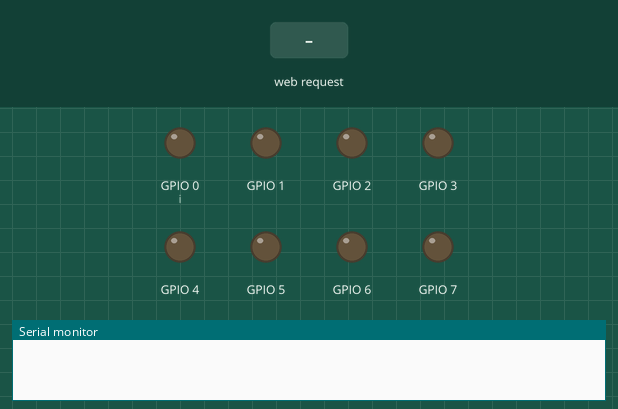
Recording of a sketch running on a simulated ESP8266 (NodeMCU). Shown: output pins drawn as LEDs (lit = HIGH), the last lines printed to the serial monitor. The inputs (shaded band) are chosen by the test bench. WiFi joins after 1.5 s; servers stay silent unless stated.

Above: at 2.7 s.
2.8 s: HTTP request GET /pin0on received
At 3.5 s:
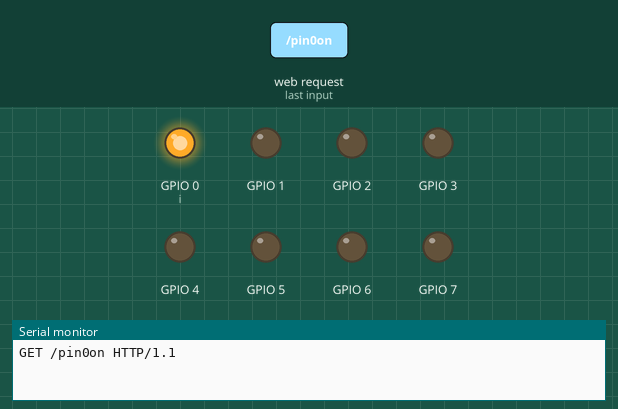
4.3 s: HTTP request GET /pin1on received
At 4.7 s:
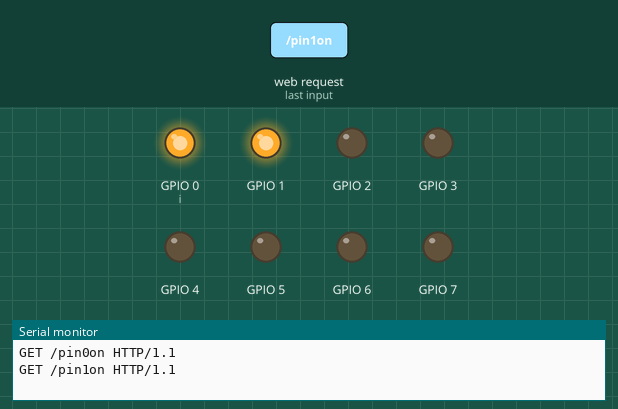
5.8 s: HTTP request GET /pin0off received
At 7.0 s:
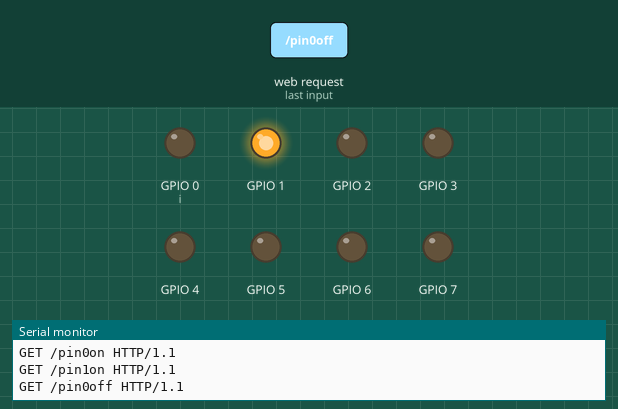
7.3 s: HTTP request GET /pin2on received
At 8.1 s:
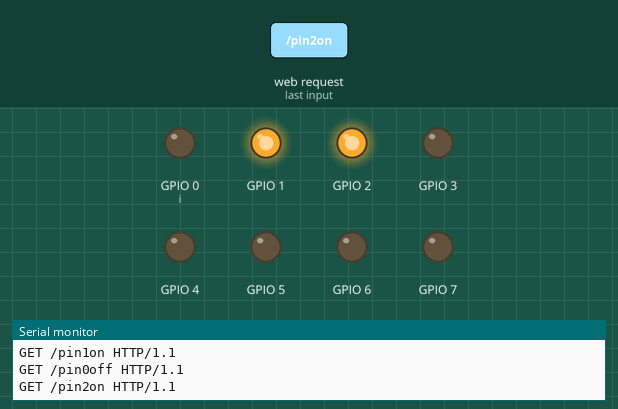
8.8 s: HTTP request GET /pin3on received
At 9.3 s:
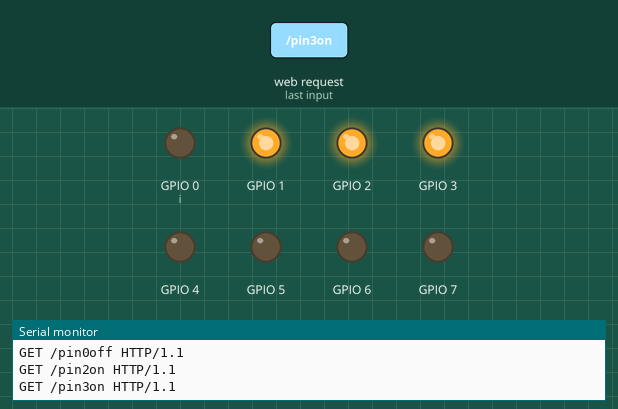
10.3 s: HTTP request GET /pin4on received
At 11.6 s:
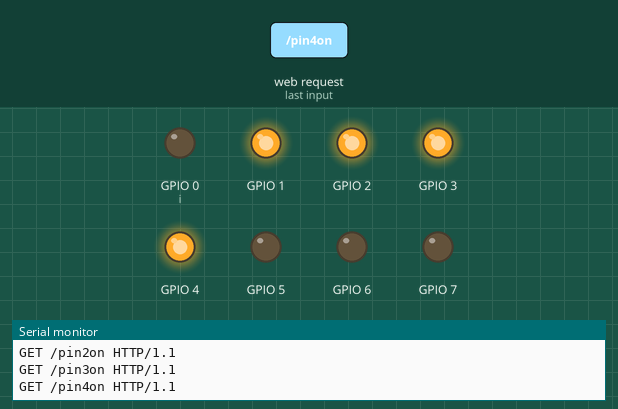
Timing chart, 0 to 12.8 s (numbered marks = the images above; inputs shaded):
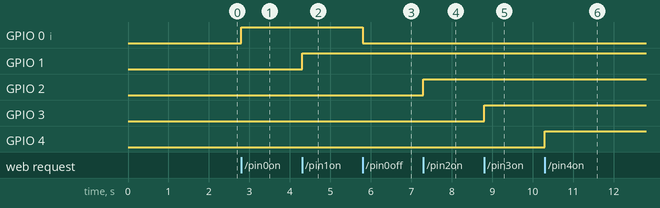

Measured:
- after the input at 2.8 s, GPIO 0 (i): LOW → HIGH at once
- after the input at 4.3 s, GPIO 1: LOW → HIGH at once
- after the input at 5.8 s, GPIO 0 (i): HIGH → LOW at once
- after the input at 7.3 s, GPIO 2: LOW → HIGH at once
- after the input at 8.8 s, GPIO 3: LOW → HIGH at once
- after the input at 10.3 s, GPIO 4: LOW → HIGH at once

The sketch:

ESP8266HTTP_APP.ino
```cpp
#include <ESP8266WiFi.h>

const char* ssid = "";
const char* pass = "";

WiFiServer server(80);

void setup() {
  Serial.begin(9600);
  delay(10);

  int i = 0;
  for(i; i<8; i++) {
    pinMode(i, OUTPUT);
  }

  WiFi.begin(ssid, pass);
  while(WiFi.status() != WL_CONNECTED) {
    delay(250);
  }
  server.begin();
}

void loop() {
  WiFiClient client = server.available();
  if(!client) {
    return;
  }
  while(!client.available()){
    delay(10);
  }

  String req = client.readStringUntil('\r');
  Serial.println(req);
  client.flush();

  if(req.indexOf("/pin0on") != -1) {
    digitalWrite(0, HIGH);
  } else if(req.indexOf("/pin1on") != -1) {
    digitalWrite(1, HIGH);
  } else if(req.indexOf("/pin2on") != -1) {
    digitalWrite(2, HIGH);
  } else if(req.indexOf("/pin3on") != -1) {
    digitalWrite(3, HIGH);
  } else if(req.indexOf("/pin4on") != -1) {
    digitalWrite(4, HIGH);
  } else if(req.indexOf("/pin5on") != -1) {
    digitalWrite(5, HIGH);
  } else if(req.indexOf("/pin6on") != -1) {
    digitalWrite(6, HIGH);
  } else if(req.indexOf("/pin7on") != -1) {
    digitalWrite(7, HIGH);
  } else if(req.indexOf("/pin0off") != -1) {
    digitalWrite(0, LOW);
  } else if(req.indexOf("/pin1off") != -1) {
    digitalWrite(1, LOW);
  } else if(req.indexOf("/pin2off") != -1) {
    digitalWrite(2, LOW);
  } else if(req.indexOf("/pin3off") != -1) {
    digitalWrite(3, LOW);
  } else if(req.indexOf("/pin4off") != -1) {
    digitalWrite(4, LOW);
  } else if(req.indexOf("/pin5off") != -1) {
    digitalWrite(5, LOW);
  } else if(req.indexOf("/pin6off") != -1) {
    digitalWrite(6, LOW);
  } else if(req.indexOf("/pin7off") != -1) {
    digitalWrite(7, LOW);
  } else {
    client.stop();
    return;
  }
  client.flush();
}
```
